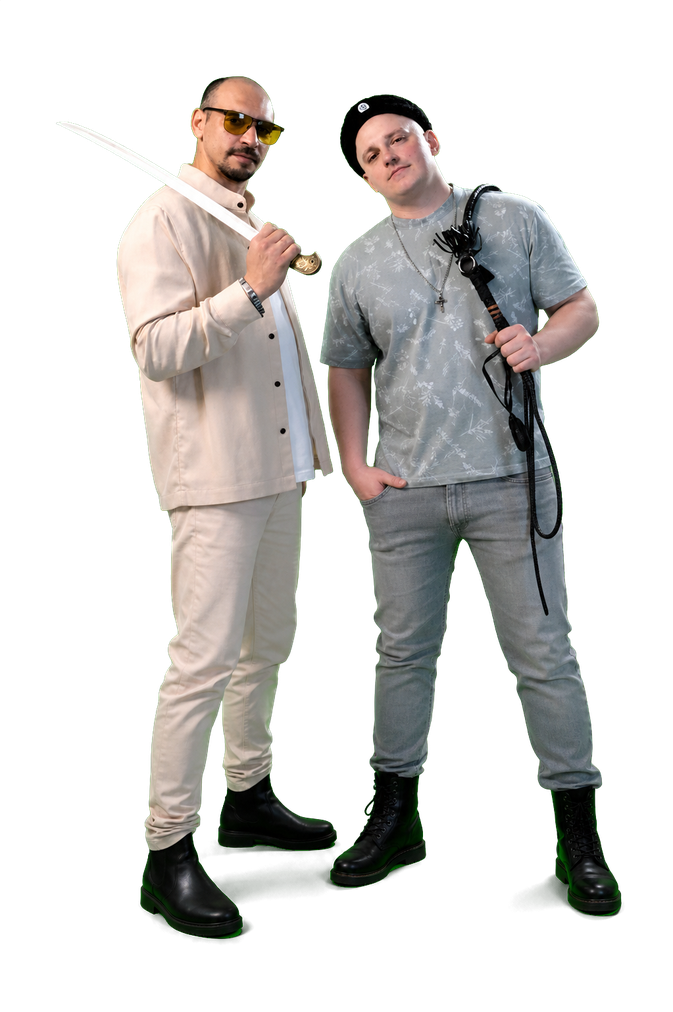
#> input picture images/artist-rgd-cutout.png, 673 x 1012 px, shrunk from 1023 x 1537 before the run, found by its file name; its folder holds 3 pictures in this run
$ python refine_artist_cutouts.py
#> lines starting #> are read from the running program, lines starting #| are printed output that depends on the picture
from pathlib import Path

from PIL import Image, ImageFilter, ImageEnhance


ROOT = Path(__file__).resolve().parents[1] / "public" / "images"
NAMES = ("rgd", "beloboka", "yazhevika")


def refine(name: str) -> None:
#> called with name = 'rgd'
    source = ROOT / f"artist-{name}-cutout.png"
    target = ROOT / f"artist-{name}-cutout-v5.png"
    image = Image.open(source).convert("RGBA")
#> image is the input picture: PIL image 673x1012 RGBA; mean R, G, B, A 49.3, 47.9, 45.6, 90
    red, green, blue, alpha = image.split()
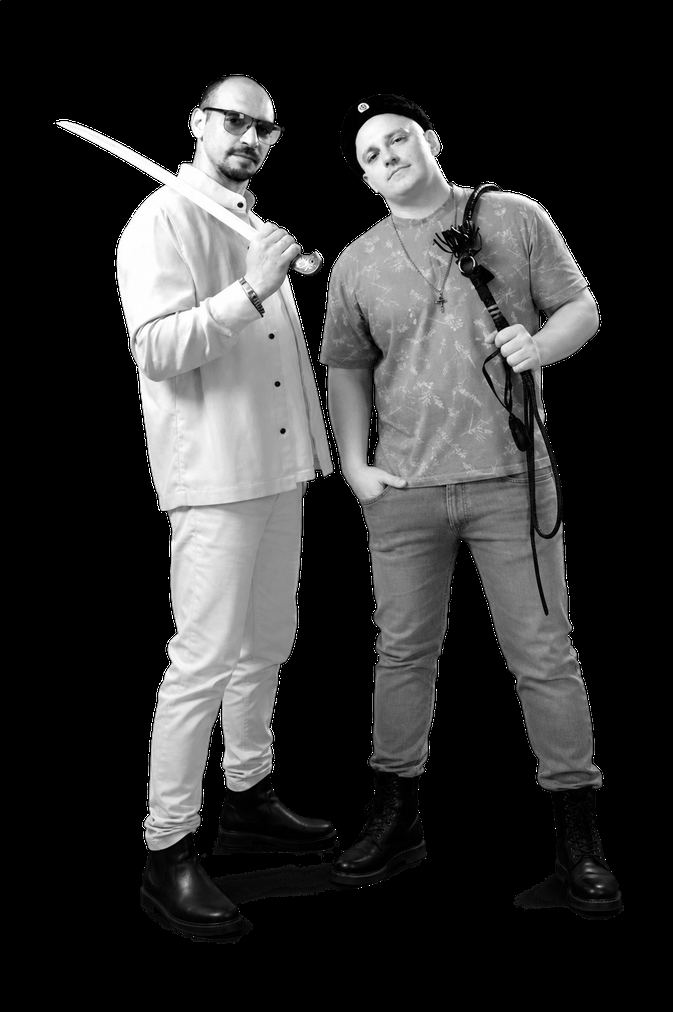
#> red: PIL image 673x1012 L; min 0, max 255, mean 49.3
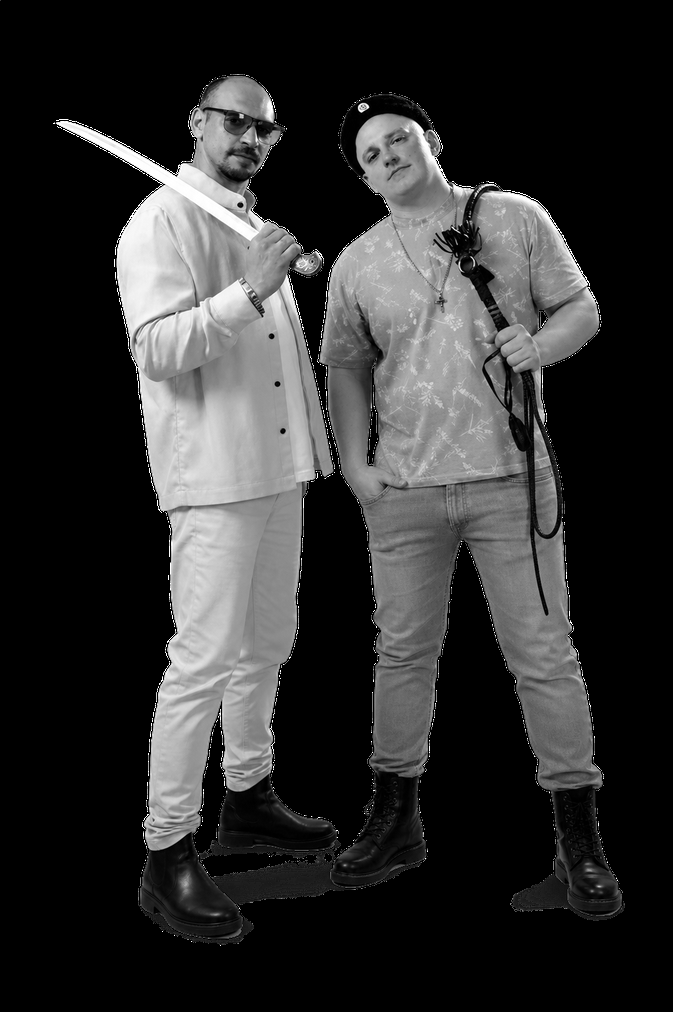
#> green: PIL image 673x1012 L; min 0, max 255, mean 47.9
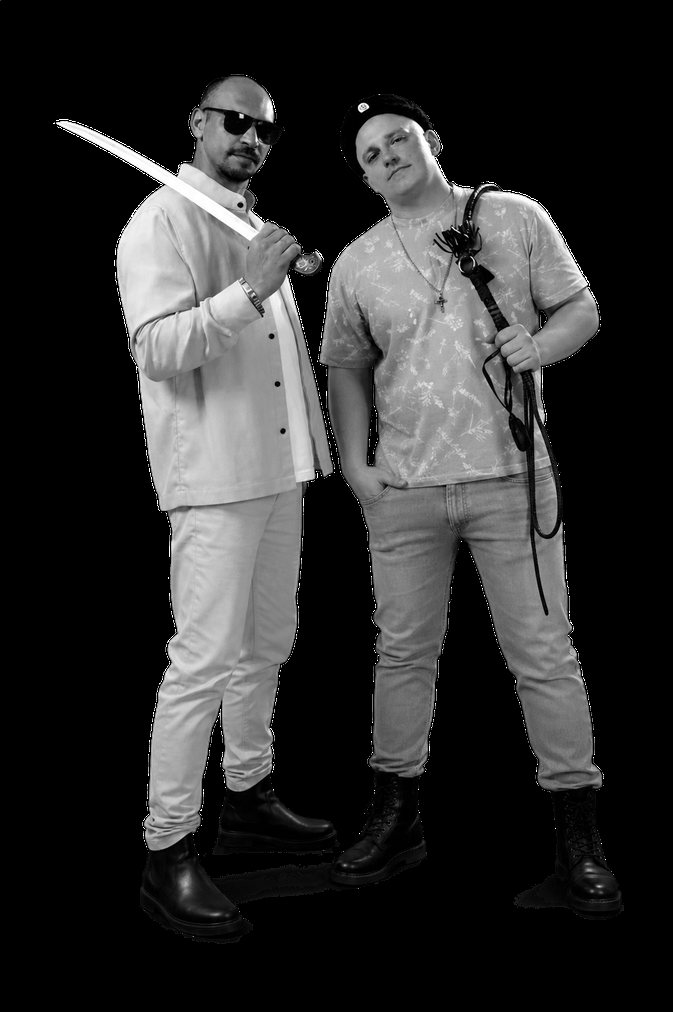
#> blue: PIL image 673x1012 L; min 0, max 255, mean 45.6

    # Preserve the original silhouette (including the shashka and nagaika),
    # while softening only the antialiased transition around it.
    # Pull the matte one pixel inward before feathering. This removes the
    # chroma-key rim without eating narrow details such as the whip and blade.
    alpha = alpha.filter(ImageFilter.MinFilter(3))
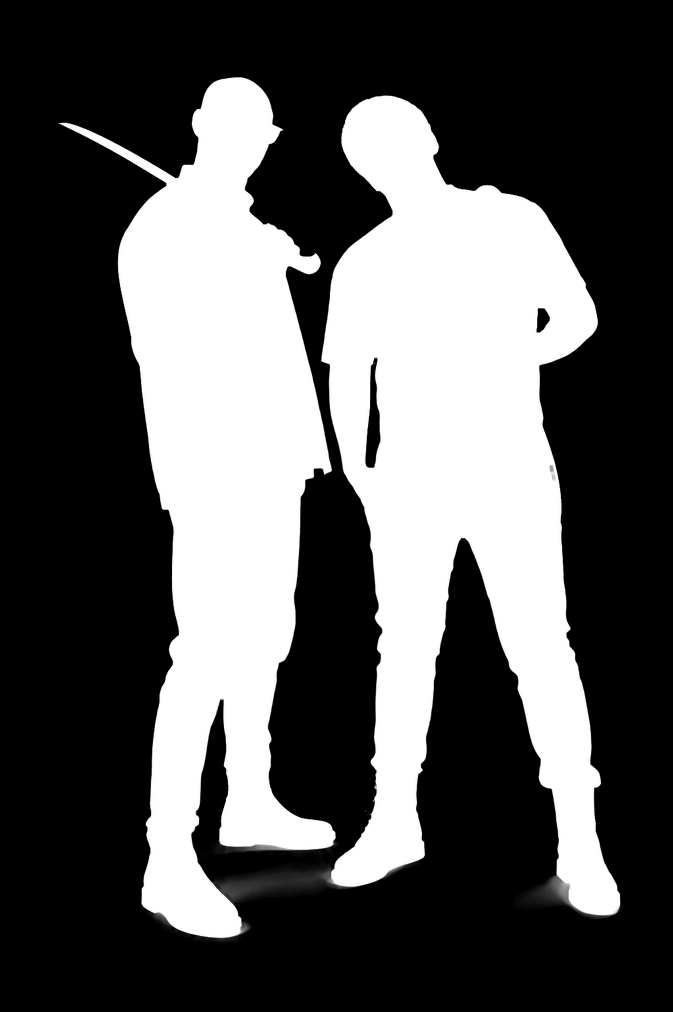
#> alpha: PIL image 673x1012 L; min 0, max 255, mean 87.2
    softened = alpha.filter(ImageFilter.GaussianBlur(0.72))
    alpha = Image.blend(alpha, softened, 0.48)
    alpha = alpha.point(lambda value: 0 if value <= 16 else value)

    rgb = Image.merge("RGB", (red, green, blue))
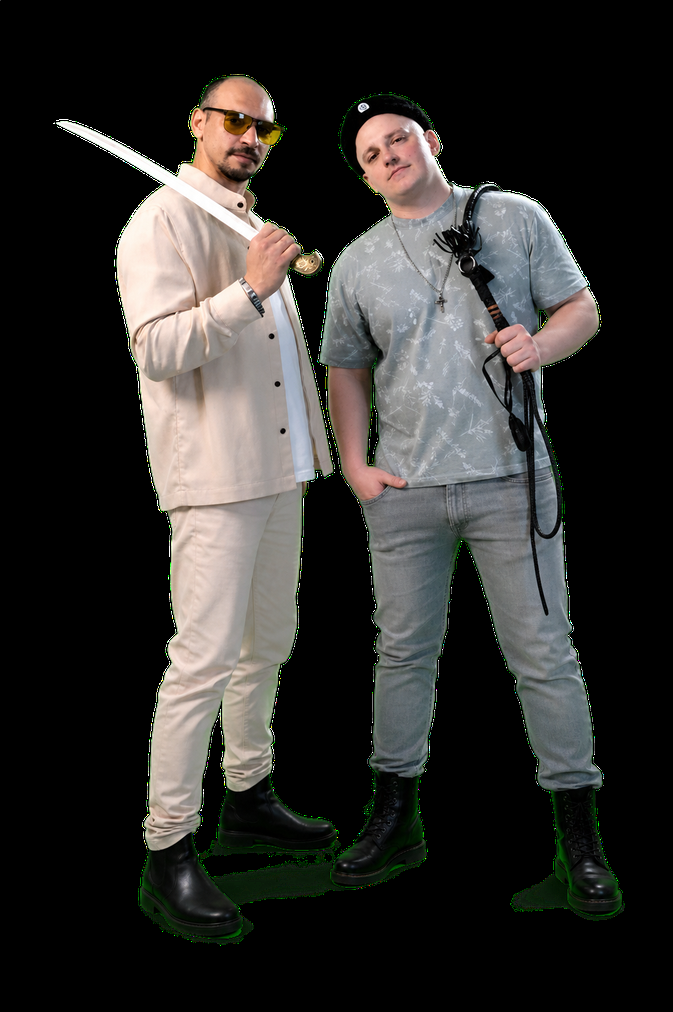
#> rgb: PIL image 673x1012 RGB; mean R, G, B 49.3, 47.9, 45.6
    pixels = rgb.load()
    mask = alpha.load()
    for y in range(rgb.height):
        for x in range(rgb.width):
            a = mask[x, y]
            if a == 0:
                continue
            r, g, b = pixels[x, y]
            green_excess = g - max(r, b)
            if green_excess > 3:
                # None of the costumes uses green. Neutralising every green
                # excess therefore removes both translucent and opaque spill.
                g = max(r, b) + 2
                pixels[x, y] = (r, g, b)

    # Recover fabric, face and blade detail without sharpening transparent pixels.
    rgb = rgb.filter(ImageFilter.UnsharpMask(radius=1.15, percent=118, threshold=4))
    rgb = ImageEnhance.Contrast(rgb).enhance(1.025)
    result = Image.merge("RGBA", (*rgb.split(), alpha))
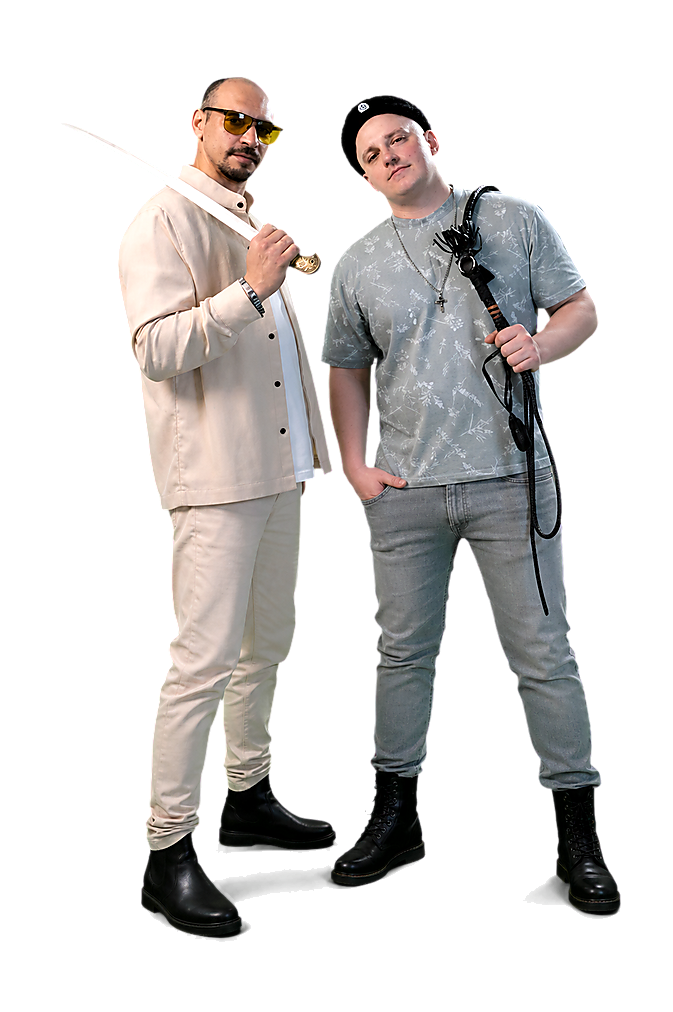
#> result: PIL image 673x1012 RGBA; mean R, G, B, A 50.4, 48.7, 46.7, 87.1; transparent parts drawn white
    result.save(target, optimize=True)
    print(f"{target.name}: {result.size}, corner alpha={result.getpixel((0, 0))[3]}")
#| artist-rgd-cutout-v5.png: (673, 1012), corner alpha=0


for artist in NAMES:
    refine(artist)
#> pass 2 of the loop `for artist in NAMES:`:
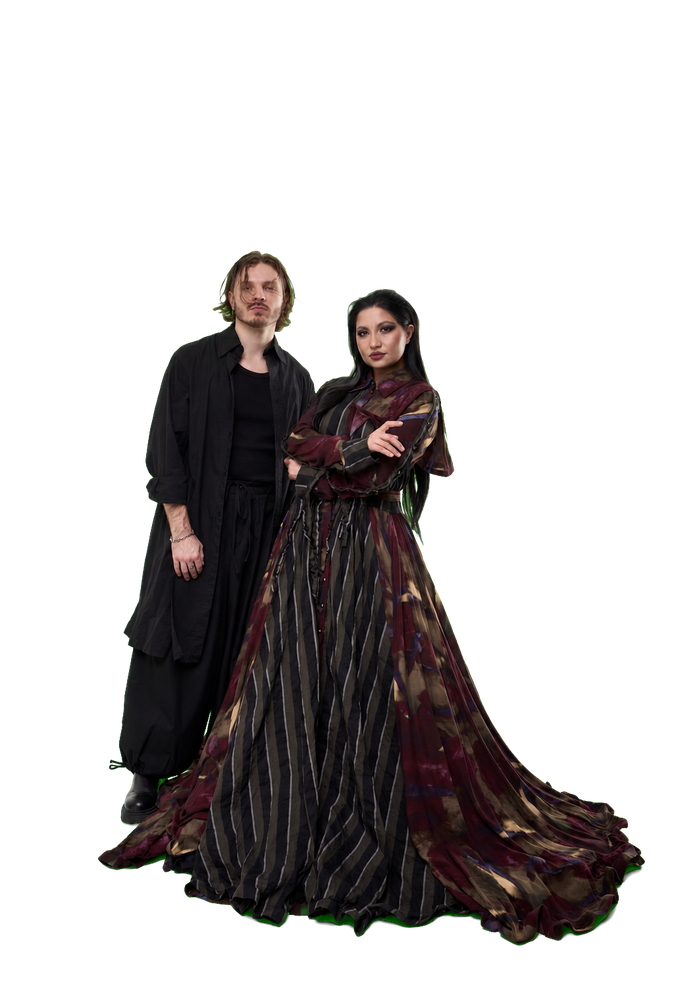
#> input picture images/artist-beloboka-cutout.png, 682 x 1000 px, shrunk from 1036 x 1519 before the run, found by its file name
#> in refine, image is the input picture: PIL image 682x1000 RGBA; mean R, G, B, A 13.6, 10.6, 10.3, 78.3
#> red: PIL image 682x1000 L
#> green: PIL image 682x1000 L
#> blue: PIL image 682x1000 L
#> in refine (call 2), `red, green, blue, alpha = image.split()`:
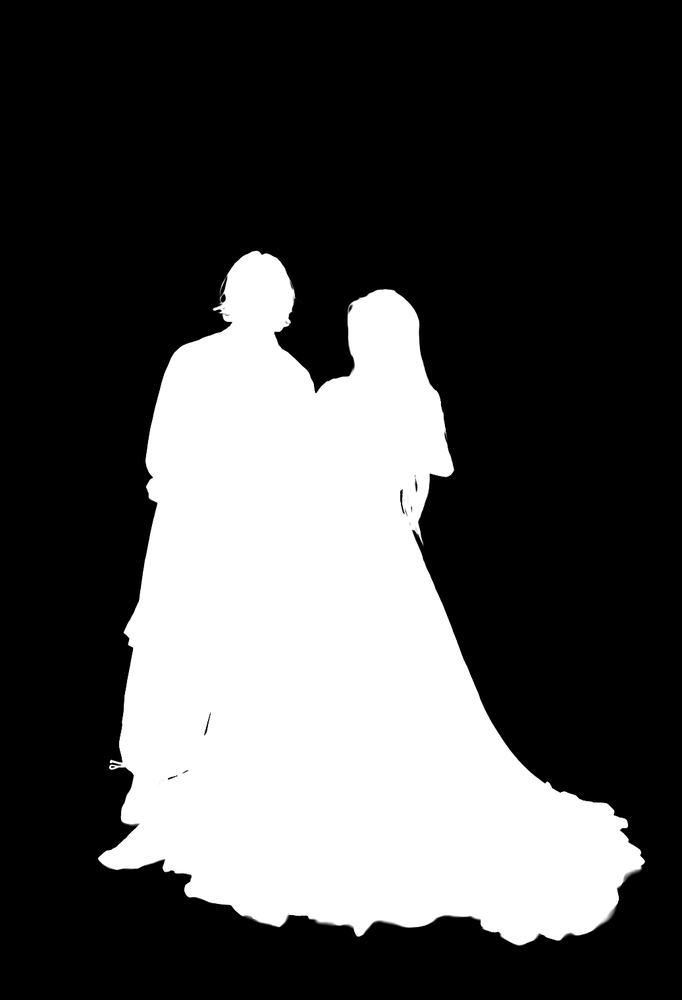
#> alpha: PIL image 682x1000 L; min 0, max 255, mean 78.3
#> softened: PIL image 682x1000 L
#> in refine (call 2), `rgb = Image.merge("RGB", (red, green, blue))`:
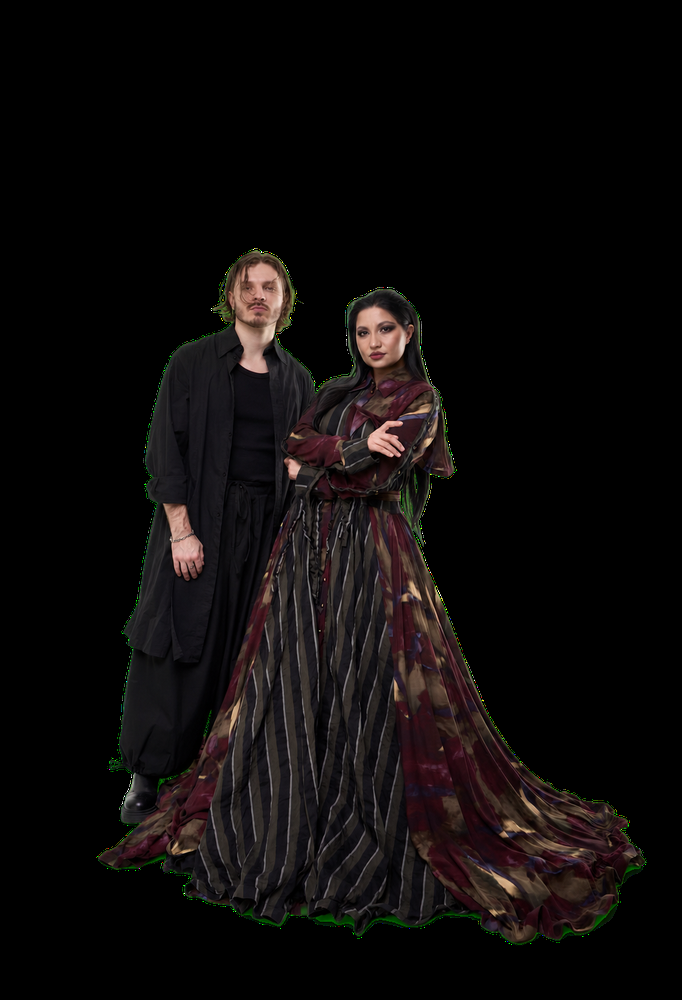
#> rgb: PIL image 682x1000 RGB; mean R, G, B 13.6, 10.6, 10.3
#> result: PIL image 682x1000 RGBA
#| artist-beloboka-cutout-v5.png: (682, 1000), corner alpha=0
#> pass 3 of the loop `for artist in NAMES:`:
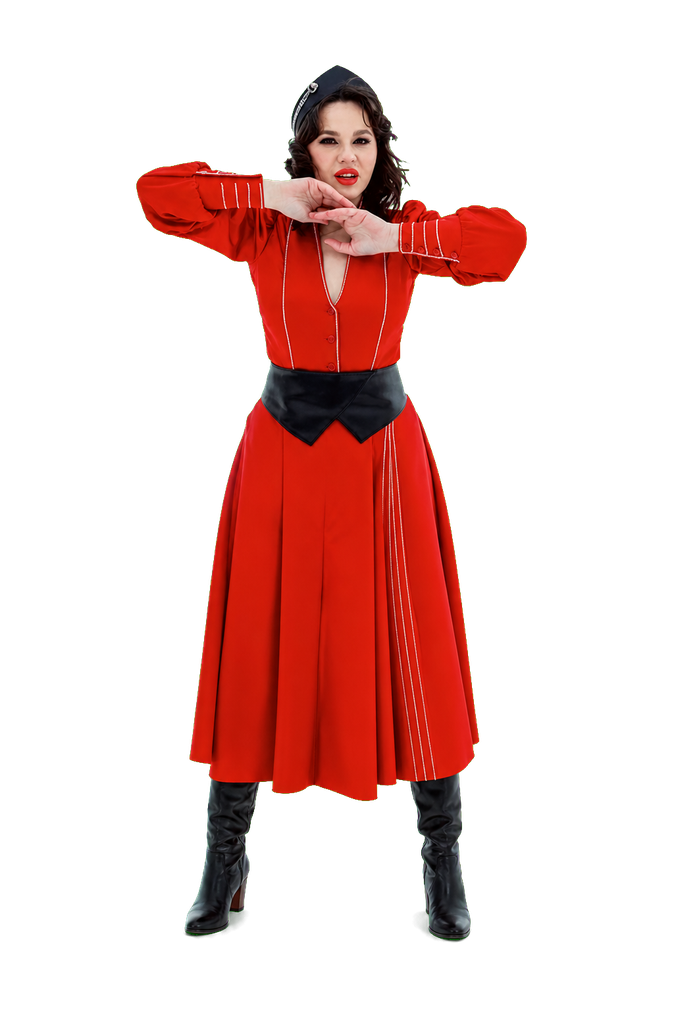
#> input picture images/artist-yazhevika-cutout.png, 674 x 1011 px, shrunk from 1024 x 1536 before the run, found by its file name
#> in refine, image is the input picture: PIL image 674x1011 RGBA; mean R, G, B, A 42.2, 10.1, 6.9, 61.9
#> red: PIL image 674x1011 L
#> green: PIL image 674x1011 L
#> blue: PIL image 674x1011 L
#> softened: PIL image 674x1011 L
#> in refine (call 3), `rgb = Image.merge("RGB", (red, green, blue))`:
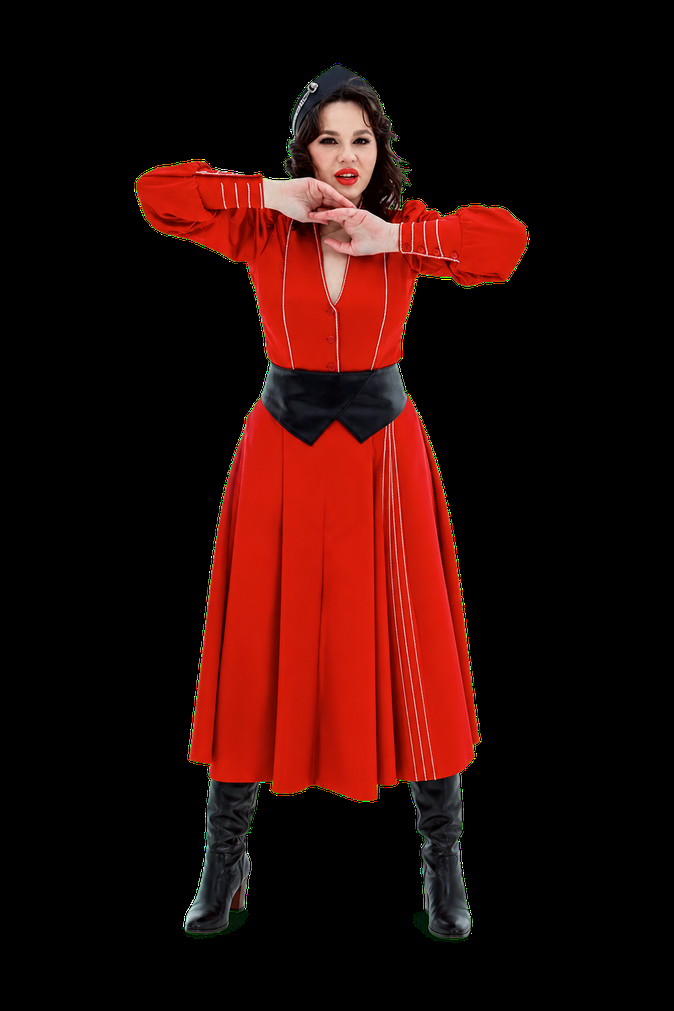
#> rgb: PIL image 674x1011 RGB; mean R, G, B 42.2, 10.1, 6.9
#> in refine (call 3), `result = Image.merge("RGBA", (*rgb.split(), alpha))`:
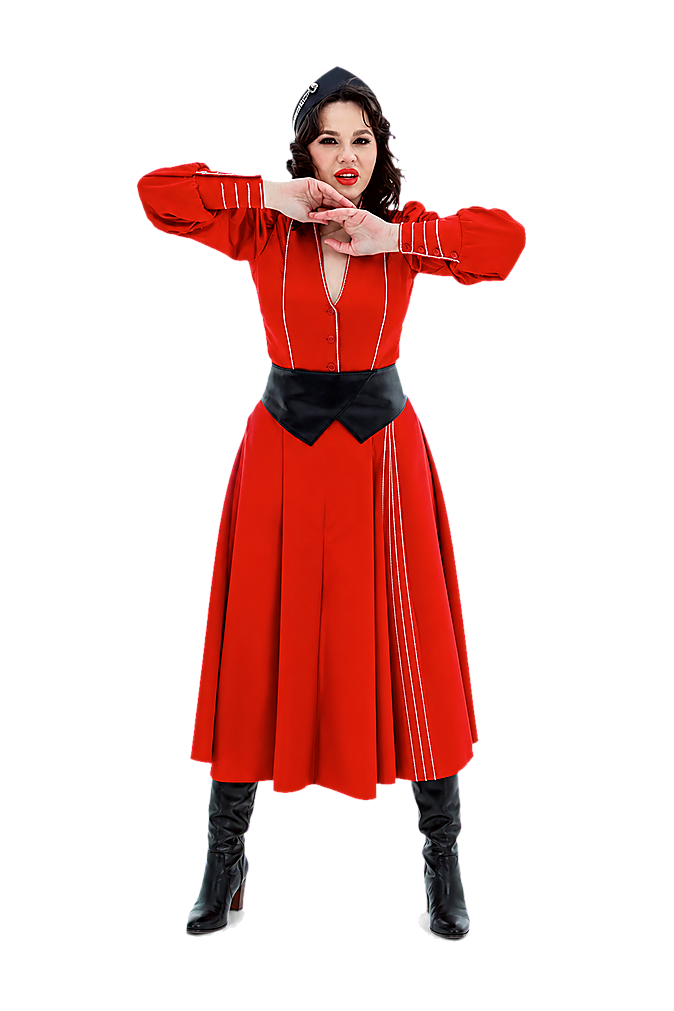
#> result: PIL image 674x1011 RGBA; mean R, G, B, A 43.2, 10.6, 7.2, 60.5; transparent parts drawn white
#| artist-yazhevika-cutout-v5.png: (674, 1011), corner alpha=0
